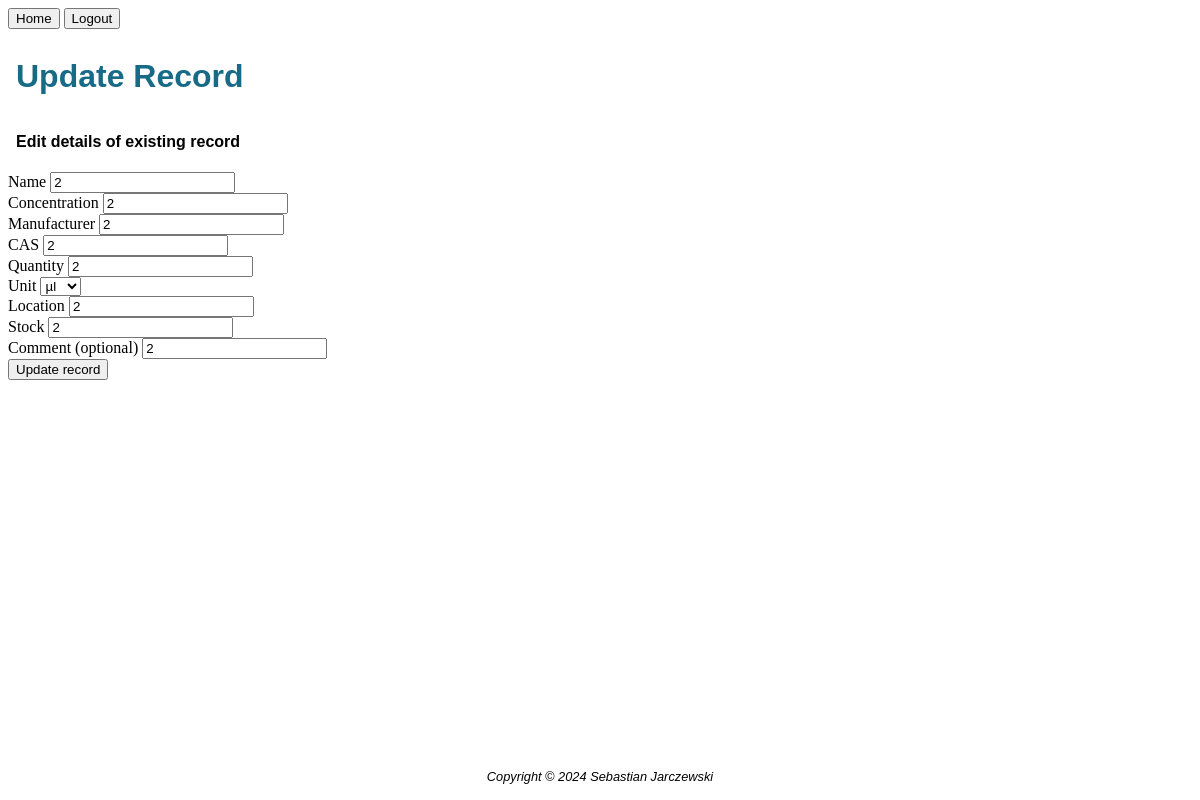
/edit/2 (signed in), run on the app's committed database.
### main.py (models this page shows)
class Reagent(db.Model):
    reagentid = db.Column(db.Integer, primary_key=True, autoincrement=True)
    name = db.Column(db.String(100), nullable=False)
    concentration = db.Column(db.String, nullable=False)
    manufacturer = db.Column(db.String(100), nullable=False)
    cas = db.Column(db.String(30), nullable=False)
    quantity = db.Column(db.String, nullable=False)
    unit = db.Column(db.String(10), nullable=False)
    location = db.Column(db.String(50), nullable=False)
    stock = db.Column(db.String(50), nullable=False)
    date = db.Column(db.String(50), nullable=False)
    comment = db.Column(db.String(500))

### main.py (the view, shortened to what this page needs)
@app.route("/edit/<int:reagentid>", methods=["GET", "POST"])
@login_required
def edit(reagentid):
    reagent = db.get_or_404(Reagent, reagentid)
    form = NewReagentForm(
        name = reagent.name,
        concentration = reagent.concentration,
        manufacturer = reagent.manufacturer,
        cas = reagent.cas,
        quantity = reagent.quantity,
        unit = reagent.unit,
        location = reagent.location,
        stock = reagent.stock,
        comment = reagent.comment,
    )
    return render_template("edit_record.html", form=form, logged_in=current_user.is_authenticated)

### main.py
class NewReagentForm(FlaskForm):
    name = StringField("Name", validators=[InputRequired()])
    concentration = StringField("Concentration", validators=[InputRequired()])
    manufacturer = StringField("Manufacturer", validators=[InputRequired()])
    cas = StringField("CAS", validators=[InputRequired()])
    quantity = StringField("Quantity", validators=[InputRequired()])
    unit = SelectField("Unit", validators=[InputRequired()], choices=[("ml"), ("L"), ("µl"), ("g"), ("mg"), ("kg")])
    location = StringField("Location", validators=[InputRequired()])
    stock = StringField("Stock", validators=[InputRequired()]) #TODO Create separate website to set Stock with unit list etc.
    comment = StringField("Comment (optional)")
    submit = SubmitField("Add to database")

### main.py (called while the page is built)
@login_manager.user_loader # Load user when logged in
def load_user(id):
    return db.get_or_404(User, id)

### templates/edit_record.html (shortened to what this page needs)
{% include "header.html" %}
        <div>
            <div>
                <h1 class="big-text">Update Record</h1>
                <h2 class="small-text">Edit details of existing record</h2>
            </div>
            <form method="POST">
                <div>
                    {{ form.name.label }}
                    {{ form.name }}
                </div>
                <div>
                    {{ form.concentration.label }}
                    {{ form.concentration }}
                </div>
                <div>
                    {{ form.manufacturer.label }}
                    {{ form.manufacturer }}
                </div>
                <div>
                    {{ form.cas.label }}
                    {{ form.cas }}
                </div>
                <div>
                    {{ form.quantity.label }}
                    {{ form.quantity }}
                </div>
                <div>
                    {{ form.unit.label }}
                    {{ form.unit }}
                </div>
                <div>
                    {{ form.location.label }}
                    {{ form.location }}
                </div>
                <div>
                    {{ form.stock.label }}
                    {{ form.stock }}
                </div>
                <div>
                    {{ form.comment.label }}
                    {{ form.comment }}
                </div>
                <div>
                    <input type="submit" value="Update record">
                </div>
            </form>
        </div>
{% include "footer.html" %}

### static/styles.css (style rules this page uses)
* { box-sizing: border-box; }
.big-text { padding: 0.5rem; font-family: Verdana, Arial, sans-serif; font-size: 2rem; color: #176B87; }
.small-text { padding: 0.5rem; font-family: Verdana, Arial, sans-serif; font-size: 1rem; }

### data on the page
Reagent: name "2", concentration "2", manufacturer "2", cas "2", quantity "2", unit "µl", location "2", stock "2", comment "2"
